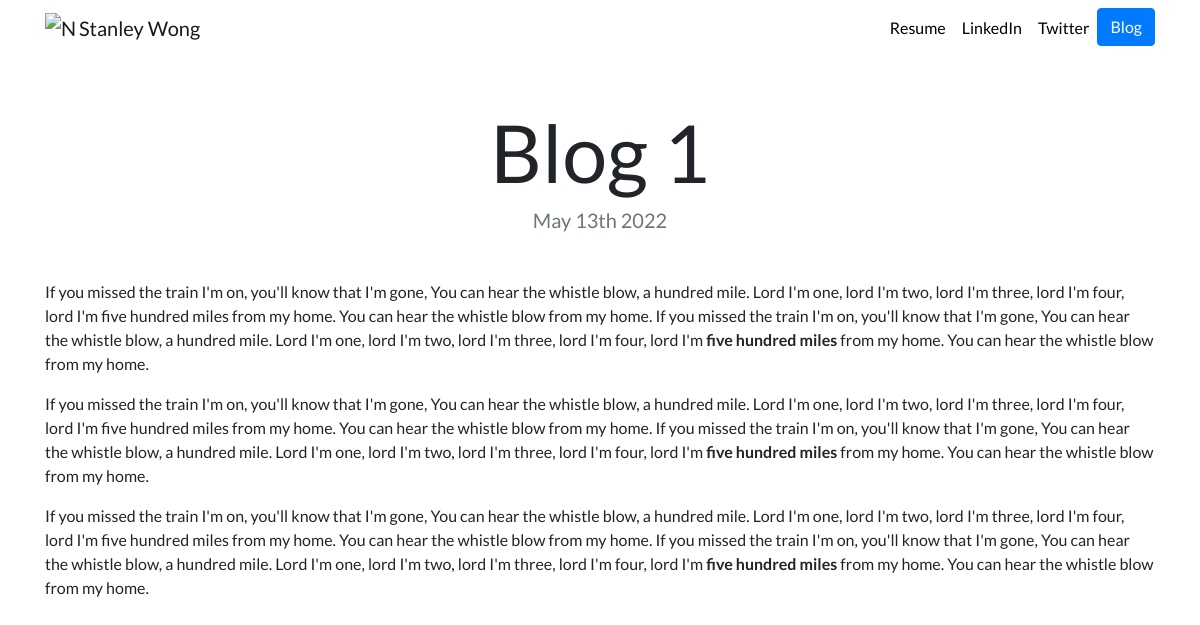
Page /blog/1/ on the committed database.
### blog/models.py (models this page shows, shortened)
class Blog(models.Model):
    title = models.CharField(max_length=200)
    description = models.TextField()
    date = models.DateField()

### blog/views.py (the view)
# urls.py: path('<int:blog_id>/', views.detail, name='detail'),     # 16a---personal_portfolio_project/blog/urls.py, add:
def detail(request, blog_id):
    blog = get_object_or_404(Blog, pk=blog_id)  # 16f---personal_portfolio_project/blog/views.py, add: blog = get_object_or_404(Blog, pk=blog_id)
    return render(request, 'blog/detail.html', {'blog':blog})

### blog/templates/blog/detail.html
{% extends 'portfolio/base.html' %}
{% load static %}
{% block content %}
    <h1 class="text-center mt-5" id="blogdetailtitle">{{ blog.title }}</h1>
    <h5 class="text-center text-muted mb-5">{{ blog.date|date:'F jS Y' }}</h5>
    {{ blog.description | safe | linebreaks}}
{% endblock %}

### portfolio/static/portfolio/custom.css (style rules this page uses)
body { font-family: 'Lato', sans-serif; }
@media (min-width: 992px) { #blogdetailtitle { font-size: 5rem; } }

### rows in the picture
Blog: title "Blog 1", date "May 13th 2022", description "If you missed the train I'm on, you'll know that I'm gone, You can hear the whistle blow, a hundred mile. Lord I'm one, lord I'm two, lord I'm three, lord I'm four, lord I'm five hundred miles from my home. You can hear the whistle blow from my home. If you missed the train I'm on, you'll know that I'm gone, You can hear the whistle blow, a hundred mile. Lord I'm one, lord I'm two, lord I'm three, lord I'm four, lord I'm five hundred miles from my home. You can hear the whistle blow from my home. If you missed the train I'm on, you'll know that I'm gone, You can hear the whistle blow, a hundred mile. Lord I'm one, lord I'm two, lord I'm three, lord I'm four, lord I'm five hundred miles from…"
